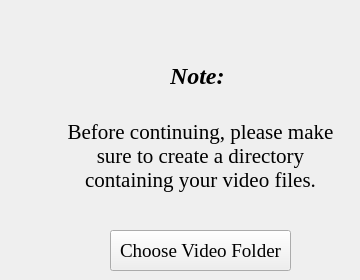
  <widget class="QWidget" name="page2">
   <widget class="QLabel" name="label">
    <property name="geometry">
     <rect>
      <x>50</x>
      <y>110</y>
      <width>301</width>
      <height>91</height>
     </rect>
    </property>
    <property name="font">
     <font>
      <family>Times New Roman</family>
      <pointsize>16</pointsize>
     </font>
    </property>
    <property name="layoutDirection">
     <enum>Qt::LeftToRight</enum>
    </property>
    <property name="text">
     <string>Before continuing, please make sure to create a directory containing your video files.</string>
    </property>
    <property name="alignment">
     <set>Qt::AlignCenter</set>
    </property>
    <property name="wordWrap">
     <bool>true</bool>
    </property>
   </widget>
   <widget class="QLabel" name="label_2">
    <property name="geometry">
     <rect>
      <x>170</x>
      <y>60</y>
      <width>61</width>
      <height>31</height>
     </rect>
    </property>
    <property name="font">
     <font>
      <family>Times New Roman</family>
      <pointsize>18</pointsize>
      <weight>75</weight>
      <italic>true</italic>
      <bold>true</bold>
     </font>
    </property>
    <property name="text">
     <string>Note:</string>
    </property>
   </widget>
   <widget class="QPushButton" name="chooseVideoDirButton">
    <property name="geometry">
     <rect>
      <x>110</x>
      <y>230</y>
      <width>181</width>
      <height>41</height>
     </rect>
    </property>
    <property name="font">
     <font>
      <family>Times New Roman</family>
      <pointsize>14</pointsize>
      <weight>50</weight>
      <bold>false</bold>
     </font>
    </property>
    <property name="text">
     <string>Choose Video Folder</string>
    </property>
   </widget>
  </widget>
